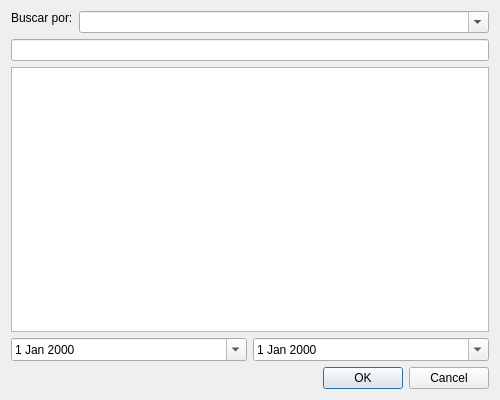
<?xml version="1.0" encoding="UTF-8"?>
<ui version="4.0">
 <class>Dialog</class>
 <widget class="QDialog" name="Dialog">
  <property name="geometry">
   <rect>
    <x>0</x>
    <y>0</y>
    <width>500</width>
    <height>400</height>
   </rect>
  </property>
  <property name="windowTitle">
   <string>Añadir necesidad de sustitución</string>
  </property>
  <layout class="QGridLayout" name="gridLayout">
   <item row="6" column="1">
    <layout class="QHBoxLayout" name="horizontalLayout">
     <item>
      <widget class="QDateEdit" name="inicio_dedit">
       <property name="calendarPopup">
        <bool>true</bool>
       </property>
      </widget>
     </item>
     <item>
      <widget class="QDateEdit" name="final_dedit">
       <property name="calendarPopup">
        <bool>true</bool>
       </property>
      </widget>
     </item>
    </layout>
   </item>
   <item row="1" column="1">
    <widget class="QLineEdit" name="buscar_ledit"/>
   </item>
   <item row="0" column="1">
    <layout class="QFormLayout" name="formLayout">
     <item row="0" column="0">
      <widget class="QLabel" name="label">
       <property name="sizePolicy">
        <sizepolicy hsizetype="Preferred" vsizetype="Fixed">
         <horstretch>0</horstretch>
         <verstretch>0</verstretch>
        </sizepolicy>
       </property>
       <property name="text">
        <string>Buscar por:</string>
       </property>
      </widget>
     </item>
     <item row="0" column="1">
      <widget class="QComboBox" name="filtro_cbox">
       <property name="editable">
        <bool>true</bool>
       </property>
      </widget>
     </item>
    </layout>
   </item>
   <item row="2" column="1">
    <widget class="QTableView" name="resultado_view">
     <property name="selectionMode">
      <enum>QAbstractItemView::SingleSelection</enum>
     </property>
     <property name="selectionBehavior">
      <enum>QAbstractItemView::SelectRows</enum>
     </property>
     <property name="sortingEnabled">
      <bool>true</bool>
     </property>
     <attribute name="verticalHeaderVisible">
      <bool>false</bool>
     </attribute>
    </widget>
   </item>
   <item row="7" column="1">
    <widget class="QDialogButtonBox" name="buttonBox">
     <property name="orientation">
      <enum>Qt::Horizontal</enum>
     </property>
     <property name="standardButtons">
      <set>QDialogButtonBox::Cancel|QDialogButtonBox::Ok</set>
     </property>
     <property name="centerButtons">
      <bool>false</bool>
     </property>
    </widget>
   </item>
  </layout>
 </widget>
 <tabstops>
  <tabstop>filtro_cbox</tabstop>
  <tabstop>buscar_ledit</tabstop>
  <tabstop>resultado_view</tabstop>
  <tabstop>inicio_dedit</tabstop>
  <tabstop>final_dedit</tabstop>
  <tabstop>buttonBox</tabstop>
 </tabstops>
 <resources/>
 <connections>
  <connection>
   <sender>buttonBox</sender>
   <signal>rejected()</signal>
   <receiver>Dialog</receiver>
   <slot>reject()</slot>
   <hints>
    <hint type="sourcelabel">
     <x>325</x>
     <y>390</y>
    </hint>
    <hint type="destinationlabel">
     <x>286</x>
     <y>274</y>
    </hint>
   </hints>
  </connection>
 </connections>
</ui>
